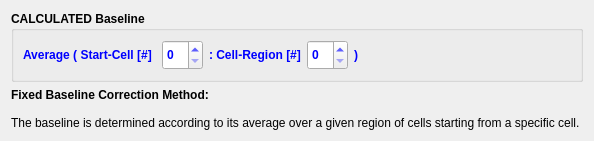
                        <widget class="QWidget" name="page_3">
                         <layout class="QVBoxLayout" name="verticalLayout_21">
                          <item>
                           <widget class="QGroupBox" name="groupBox_18">
                            <property name="font">
                             <font>
                              <weight>75</weight>
                              <bold>true</bold>
                             </font>
                            </property>
                            <property name="title">
                             <string>CALCULATED Baseline</string>
                            </property>
                            <layout class="QHBoxLayout" name="horizontalLayout_59">
                             <item>
                              <widget class="QLabel" name="label_134">
                               <property name="font">
                                <font>
                                 <weight>75</weight>
                                 <bold>true</bold>
                                </font>
                               </property>
                               <property name="styleSheet">
                                <string notr="true">color: blue</string>
                               </property>
                               <property name="text">
                                <string>Average ( Start-Cell [#] </string>
                               </property>
                              </widget>
                             </item>
                             <item>
                              <widget class="QSpinBox" name="spinBox_baseLineStartCell_B">
                               <property name="minimumSize">
                                <size>
                                 <width>0</width>
                                 <height>30</height>
                                </size>
                               </property>
                               <property name="font">
                                <font>
                                 <weight>75</weight>
                                 <bold>true</bold>
                                </font>
                               </property>
                               <property name="styleSheet">
                                <string notr="true">color: blue</string>
                               </property>
                              </widget>
                             </item>
                             <item>
                              <widget class="QLabel" name="label_135">
                               <property name="font">
                                <font>
                                 <weight>75</weight>
                                 <bold>true</bold>
                                </font>
                               </property>
                               <property name="styleSheet">
                                <string notr="true">color: blue</string>
                               </property>
                               <property name="text">
                                <string>: Cell-Region [#]</string>
                               </property>
                              </widget>
                             </item>
                             <item>
                              <widget class="QSpinBox" name="spinBox_baseLine_region_B">
                               <property name="minimumSize">
                                <size>
                                 <width>0</width>
                                 <height>30</height>
                                </size>
                               </property>
                               <property name="font">
                                <font>
                                 <weight>75</weight>
                                 <bold>true</bold>
                                </font>
                               </property>
                               <property name="styleSheet">
                                <string notr="true">color: blue</string>
                               </property>
                              </widget>
                             </item>
                             <item>
                              <widget class="QLabel" name="label_146">
                               <property name="font">
                                <font>
                                 <weight>75</weight>
                                 <bold>true</bold>
                                </font>
                               </property>
                               <property name="styleSheet">
                                <string notr="true">color:blue</string>
                               </property>
                               <property name="text">
                                <string>)</string>
                               </property>
                              </widget>
                             </item>
                             <item>
                              <spacer name="horizontalSpacer_33">
                               <property name="orientation">
                                <enum>Qt::Horizontal</enum>
                               </property>
                               <property name="sizeHint" stdset="0">
                                <size>
                                 <width>33</width>
                                 <height>20</height>
                                </size>
                               </property>
                              </spacer>
                             </item>
                            </layout>
                           </widget>
                          </item>
                          <item>
                           <widget class="QLabel" name="label_159">
                            <property name="text">
                             <string>&lt;b&gt;Fixed Baseline Correction Method:&lt;/b&gt;&lt;br&gt;&lt;br&gt;The baseline is determined according to its average over a given region of cells starting from a specific cell.  </string>
                            </property>
                           </widget>
                          </item>
                         </layout>
                        </widget>
